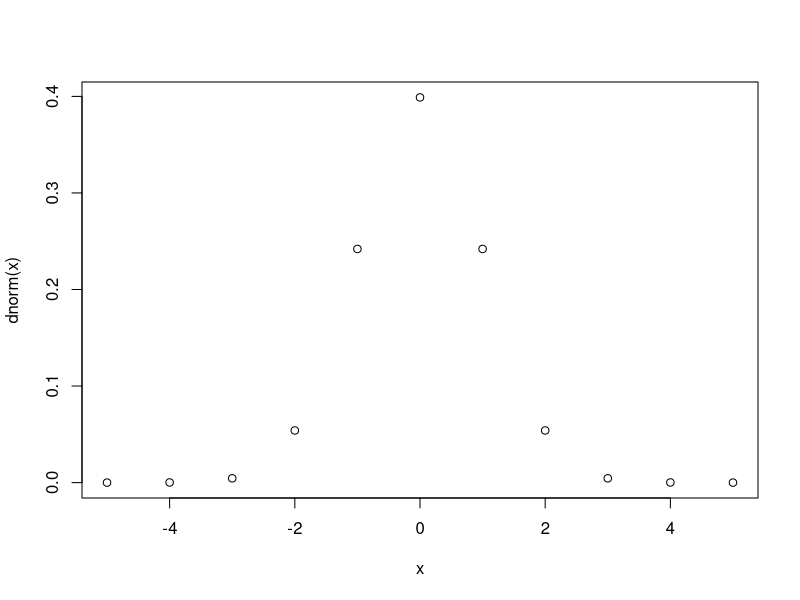

Recreate this plot in R.
## ---- chunk 1
head(mtcars)
## ---- chunk 2
x <- -5:5
plot(x, dnorm(x))
## ---- chunk 3
# automatically create a bib database for R packages
knitr::write_bib(c(
  .packages(), 'bookdown', 'knitr', 'rmarkdown'
), 'packages.bib')
